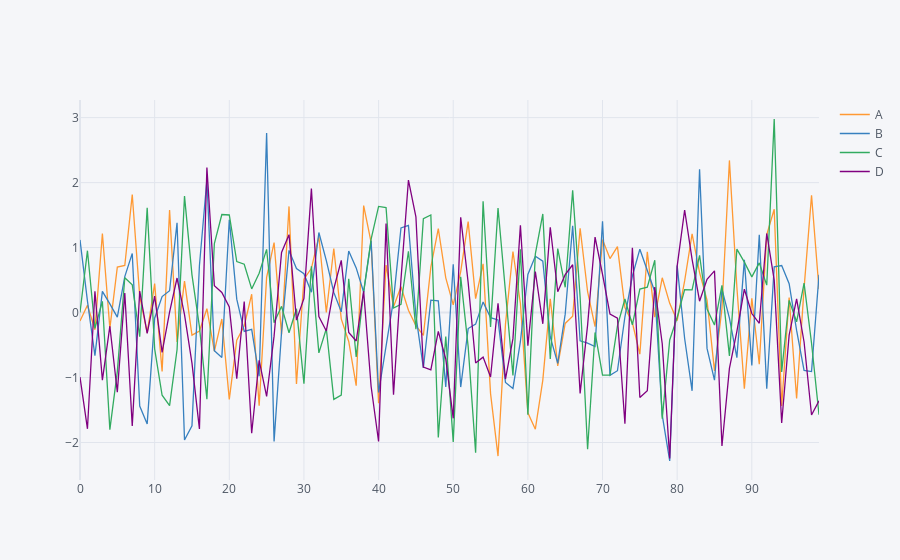

The code cell stored with this chart in its notebook:
### Code cell
#Line plot allows us to click on the elements in the legend to hide 
#and display context which is pretty neat. 

df.iplot()
